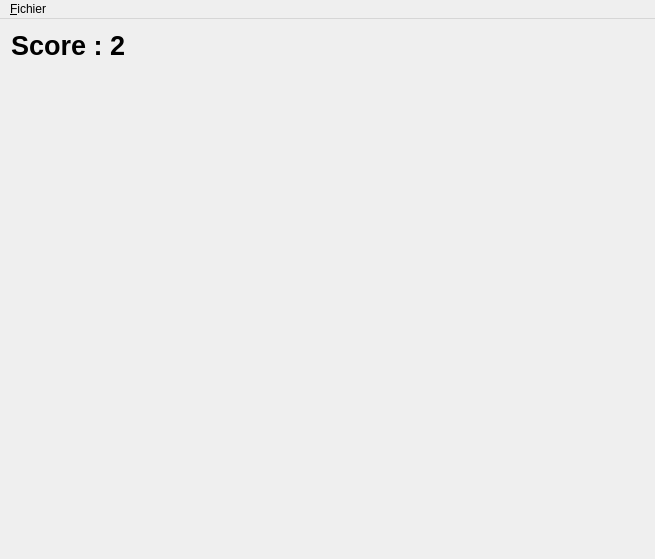
<?xml version="1.0" encoding="UTF-8"?>
<ui version="4.0">
 <class>CMainWindow</class>
 <widget class="QMainWindow" name="CMainWindow">
  <property name="geometry">
   <rect>
    <x>0</x>
    <y>0</y>
    <width>655</width>
    <height>559</height>
   </rect>
  </property>
  <property name="windowTitle">
   <string>2048</string>
  </property>
  <property name="windowIcon">
   <iconset resource="2048.qrc">
    <normaloff>:/images/2048.png</normaloff>:/images/2048.png</iconset>
  </property>
  <widget class="QWidget" name="centralWidget">
   <layout class="QVBoxLayout" name="verticalLayout">
    <item>
     <widget class="QLabel" name="lblScore">
      <property name="sizePolicy">
       <sizepolicy hsizetype="Preferred" vsizetype="Fixed">
        <horstretch>0</horstretch>
        <verstretch>0</verstretch>
       </sizepolicy>
      </property>
      <property name="font">
       <font>
        <family>Arial</family>
        <pointsize>20</pointsize>
        <weight>75</weight>
        <bold>true</bold>
       </font>
      </property>
      <property name="text">
       <string>Score : 2</string>
      </property>
     </widget>
    </item>
    <item>
     <widget class="CWGame" name="wGame" native="true"/>
    </item>
   </layout>
  </widget>
  <widget class="QMenuBar" name="menuBar">
   <property name="geometry">
    <rect>
     <x>0</x>
     <y>0</y>
     <width>655</width>
     <height>29</height>
    </rect>
   </property>
   <widget class="QMenu" name="mnuFichier">
    <property name="title">
     <string>&amp;Fichier</string>
    </property>
    <addaction name="actNouveauJeu"/>
    <addaction name="separator"/>
    <addaction name="actResolution"/>
    <addaction name="separator"/>
    <addaction name="actQuitter"/>
   </widget>
   <addaction name="mnuFichier"/>
  </widget>
  <action name="actNouveauJeu">
   <property name="text">
    <string>&amp;Nouveau jeu</string>
   </property>
  </action>
  <action name="actQuitter">
   <property name="text">
    <string>&amp;Quiter</string>
   </property>
  </action>
  <action name="actResolution">
   <property name="text">
    <string>Résolution</string>
   </property>
  </action>
 </widget>
 <layoutdefault spacing="6" margin="11"/>
 <customwidgets>
  <customwidget>
   <class>CWGame</class>
   <extends>QWidget</extends>
   <header>CWGame.h</header>
   <container>1</container>
  </customwidget>
 </customwidgets>
 <resources>
  <include location="2048.qrc"/>
 </resources>
 <connections/>
</ui>
